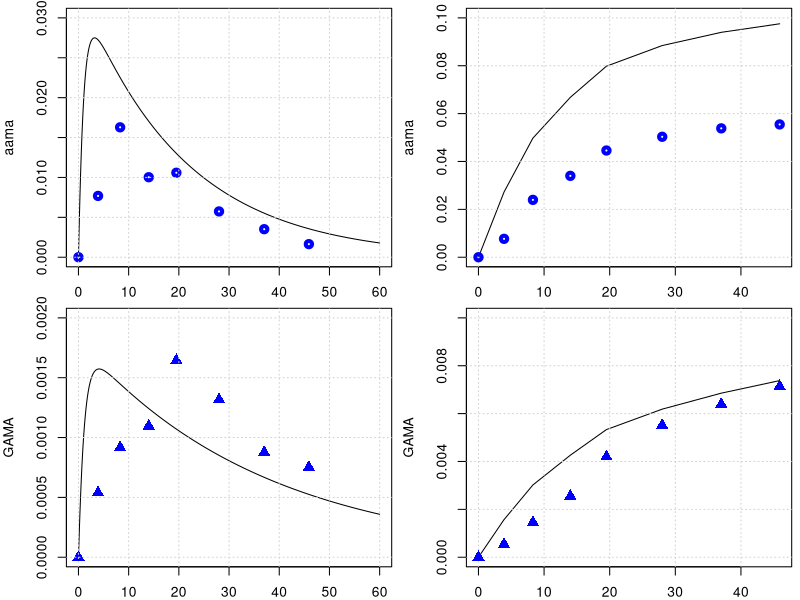

This figure's R source:
library(deSolve)
library(minpack.lm)

graphics.off()

#body weight in kg
BW = 70 
# fractions of BW
##https://journals.sagepub.com/doi/pdf/10.1177/ANIB_32_3-4
F_B = 0.079 
F_B_AB = 0.35 #fraction: arterial blood of blood volume
F_B_VB = 0.65 #fraction: venous blood of blood volume
F_Li = 0.026
F_Ki = 0.0044
F_T = 1-(F_B+F_Li+F_Ki)
#organ volumes in L
V_AB <- BW*F_B*F_B_AB 
V_VB <- BW*F_B*F_B_VB 
V_T <- BW*F_T
V_Ki <- BW*F_Ki
V_Li <- BW*F_Li
#cardiac output in L/(kg*h)
##https://journals.sagepub.com/doi/pdf/10.1177/ANIB_32_3-4
QCC = 16        #12.5 # maybe 14 or 6.5 check?
Q_C = QCC*BW^0.75
FQ_P = 2.5/100 
FQ_Li = 0.19
FQ_Ki = 0.255 #total - there is also an aterial flow rate 
FQ_T = 1 -( FQ_Li + FQ_Ki +FQ_P)
Q_Li <- Q_C*FQ_Li
Q_Ki <- Q_C*FQ_Ki
Q_T <- Q_C*FQ_T

# partition coefficient
pAA_TB = 0.2
pAA_KiB = 0.2
pAA_LiB = 1.5

pGA_TB = 0.97
pGA_LiB = 0.9
pGA_KiB = .3

#reaction rate constants 
k_AAuptake = 1 #1/h

k_onAA_T = 0.28 #1/h
k_onAA_B = 0.36 #1/h
k_onAA_Li = 0.71 #1/h
k_onAA_Ki = 0.83 #1/h

k_syn_GSH = 0.25 #mmol/h 
k_cl_GSH = 0.35 #1/h
k_onAA_GSH = 0.55 #L/(mmol h)
k_onGA_GSH = 0.8 #L/(mmol h)

k_onGA_T = 0.089 #1/h
k_onGA_B = 0.108 #1/h
k_onGA_Ki = k_onAA_T/2 #1/h
k_onGA_Li = 0.215 #1/h

k_exc_AAMA = 0.049      # 0.049 #1/h or 0.13 # this will change the shape
k_exc_GAMA = 0.027     # 0.077 #1/h  # or 0.027
k_exc_GAOH = 0.077     # 1/h
k_exc_GA <- 1.48       # 1/h Q_Ki*0.025
k_exc_AA <- 2

PL1 = 1.7     # !$'liver/blood partition AA'
PL2 = 0.9    # !$'liver/blood partition GA'

MW_aa = 71   # mg/mmol
MW_ga = 87   # mg/mmol

MW_GSH = 307.32 # mg/mmol

VMAXGC1 = 1   #!Vmax for GSH-AA conjugation mg/hr-kg^0.7
VMAXG1 = VMAXGC1/MW_aa*BW**0.7    # !$'Liver AA-GSH rate'

# Maximum velocity for enzymatic reaction 
V_max_p450 = 9 /MW_aa*BW^0.7  # 0.235 mg/h (Tien: AA to GA mmol/hr)
V_max_EH = 20 /MW_ga*BW^0.7  
KM_p450 = 10.0
KM_EH = 100.0

k_0_GSH = 7

AGSH0 = k_0_GSH * V_Li * MW_GSH

KMG1 = 100/MW_aa  #!Km with respect to AA for GSH conjugation mM
KMGG = 0.1        # !KM with respect to GSH for AA or GA conjugation with GSH mM
KMG2 = 100/MW_ga  #!Km with respect to GA for GSH conjugation mM


KPT_Li = 0.015     # !'protein turnover rate in liver'
KPT_Ki = 0.013     #  !'protein turnover rate in kidney'
KPTR = 0.013     # !'protein turnover rate in rpt'
KPTS = 0.0039    # !'protein turnover rate in spt'
KPTRB = 0.0039   # !'protein turnover rate in rbc'
KPTPL = 0.0039   # !'protein turnover rate in plasma'
# +++++++++++++++++++++++++++++++++++++++++++++++++++++++++++++++++
# create list of parameter
# +++++++++++++++++++++++++++++++++++++++++++++++++++++++++++++++++
params <- unlist(c(data.frame(pAA_TB, pAA_LiB, pAA_KiB,
                              pGA_TB, pGA_LiB, pGA_KiB,
                              k_onAA_T, k_onAA_B, k_onAA_Li, k_onAA_GSH, k_onAA_Ki,
                              k_onGA_T, k_onGA_B, k_onGA_Li, k_onGA_Ki, k_exc_GA,
                              k_onGA_GSH, k_exc_AAMA, k_exc_GAMA, k_exc_GAOH,
                              k_cl_GSH, V_max_p450, KM_p450, V_max_EH, KM_EH,
                              k_AAuptake)
))
yini <- c(m_AA_AB = 0.0, m_GA_AB = 0.0, 
          a_pb_AA_B = 0 ,
          m_AA_VB = 0.0, m_GA_VB = 0.0,
          m_AA_Ki = 0.0, m_GA_Ki = 0.0, m_AA_dose = 0 ,
          m_AA_Li = 0.0, m_AAMA = 0.0,  #m_AAMA_urinary = 0.0,
          m_GA_Li = 0.0,
          a_pb_GA_Li   = 0.0,
          m_GAMA  = 0.0,
          #m_GAMA_urinary = 0.0, 
          m_GSH_Li = k_0_GSH * V_Li * MW_GSH, 
          m_AA_T = 0.0, m_GA_T = 0.0,
          m_GAOH = 0.0, 
          m_AA_out = 0.0,
          m_AA_accum = 0.0,
          m_AA_free = 0.0,
          m_AA_in = 0.0,
          m_GA_out = 0.0,
          m_GA_accum = 0.0,
          m_GA_free = 0.0,
          m_GA_in = 0.0,
          a_pb_AA_Ki = 0,
          a_pb_AA_Li = 0,
          a_pb_GA_Ki = 0
)
# ++++++++++++++++++++++++++++++++++++++++++++++++++++++++++++++++++
# PBPK model for Acrylamide 
# ++++++++++++++++++++++++++++++++++++++++++++++++++++++++++++++++++
PBPKmodelAA <- function(t,state,parameter){
  with(as.list(c(t,state,parameter)), {
    ########################################################################################  
    #----#---#  Model for aa  #---#---#
    # concentrations blood in the organs in mg/L
    c_AA_AB <- m_AA_AB/V_AB   
    c_AA_VB <- m_AA_VB/V_VB
    c_AA_T <- m_AA_T/V_T
    c_AA_Li <- m_AA_Li/V_Li
    c_AA_Ki <- m_AA_Ki/V_Ki
    
    c_GSH_Li <- m_GSH_Li/V_Li
    
    # Blood
    #-----------------------------
    # units checked -> mg/h   
    dm_AA_AB <- Q_C*(c_AA_VB - c_AA_AB) -k_onAA_B*m_AA_AB
    # units checked -> mg/h   
    dm_AA_VB <- Q_T*(c_AA_T/pAA_TB) +Q_Li*(c_AA_Li/pAA_LiB) +Q_Ki*(c_AA_Ki/pAA_KiB) - Q_C*c_AA_VB -k_onAA_B*m_AA_VB
    
    # Trine: I added this. Can we make an overall turnover rate in blood? Is this correct? 
    da_pb_AA_B <- k_onAA_B*m_AA_AB + k_onAA_B*m_AA_VB - a_pb_AA_B*KPTRB
    
    # Kidney
    #---------------------------------
    # units checked -> mg/h   
    dm_AA_Ki <- Q_Ki*c_AA_AB -Q_Ki*(c_AA_Ki/pAA_KiB) -k_onAA_Ki*m_AA_Ki 
    
    # protein tunr over AA in Kidney
    da_pb_AA_Ki <- k_onAA_Ki*m_AA_Ki - a_pb_AA_Ki*KPT_Ki
    
    
    # units checked -> mg/h   
    dm_AA_dose <- -k_AAuptake*m_AA_dose
    
    # Liver
    #--------------------------------
    # units checked -> mg/h
    dm_GSH_Li <- k_0_GSH * V_Li * MW_GSH - k_cl_GSH*m_GSH_Li 
    
    # unit chekced mg/h 
    Vmax_AA_GSH <- 22*BW^0.7 # from the Sweeny  fitted 
    metAA_GSH <- Vmax_AA_GSH * c_AA_Li * c_GSH_Li / ((KMG1 + c_AA_Li) * (KMGG + c_GSH_Li))
    
    
    metAA_P450 <- V_max_p450 * MW_aa*c_AA_Li/ (KM_p450+c_AA_Li)
    
    
    # units checked -> mg/h  
    dm_AA_Li <- Q_Li*(c_AA_AB - c_AA_Li/pAA_LiB) + k_AAuptake*m_AA_dose - k_onAA_Li*m_AA_Li  - metAA_P450 - metAA_GSH 
    
    # protein tunr over AA in Liver
    da_pb_AA_Li <- k_onAA_Li*m_AA_Li - a_pb_AA_Li * KPT_Li
    
    # Tissue
    #--------------------------------------------------------------
    # units checked -> mg/h   
    dm_AA_T <- Q_T*(c_AA_AB - c_AA_T/pAA_TB) -k_onAA_T*m_AA_T
    
    # Urine
    #-------------------------------------------------------------
    # units checked -> mg/h   
    dm_AAMA <- metAA_GSH  - m_AAMA*k_exc_AAMA # Maria: The first term should be deleted
    
    dm_AA_out <- metAA_P450 + metAA_GSH
    dm_AA_in <- k_AAuptake*m_AA_dose
    dm_AA_accum <- k_onAA_B*m_AA_AB +k_onAA_B*m_AA_VB +k_onAA_T*m_AA_T +k_onAA_Li*m_AA_Li +k_onAA_Ki*m_AA_Ki
    dm_AA_free <- dm_AA_AB + dm_AA_VB +dm_AA_T +dm_AA_Li +dm_AA_Ki
    ########################################################################################  
    ########################################################################################    
    #----#---#  Model for Ga  #---#---#    
    #concentrations blood in the organs in mg/L
    c_GA_AB <- m_GA_AB/V_AB ;   c_GA_VB <- m_GA_VB/V_VB
    c_GA_T <- m_GA_T/V_T
    c_GA_Li <- m_GA_Li/(V_Li*PL2)
    c_GA_Ki <- m_GA_Ki/V_Ki
    # units checked -> mg/h   
    dm_GA_AB <- Q_C*(c_GA_VB - c_GA_AB) -k_onGA_B*m_GA_AB
    # units checked -> mg/h   
    dm_GA_VB <- Q_T*(c_GA_T/pGA_TB) +Q_Li*(c_GA_Li/pGA_LiB) +Q_Ki*(c_GA_Ki/pGA_KiB) - Q_C*c_GA_VB -k_onGA_B*m_GA_VB
    # units checked -> mg/h   
    dm_GA_Ki <- Q_Ki*c_GA_AB -Q_Ki*(c_GA_Ki/pGA_KiB) -k_onGA_Ki*m_GA_Ki 
    
    
    # protein tunr over AA in Kidney
    da_pb_GA_Ki <- k_onGA_Ki*m_GA_Ki - a_pb_GA_Ki*KPT_Ki
    
    
    # units checked -> mg/h
    Vmax_GA_GSH <- 20*BW^0.7 # from the Sweeny  fitted 
    metGA_GSH <- Vmax_GA_GSH * c_GSH_Li *c_GA_Li / (c_GA_Li + KMG2)/(c_GSH_Li + KMGG)
    
    metGA_EH <- V_max_EH *MW_ga *c_GA_Li / (KM_EH + c_GA_Li)
    # units checked -> mg/h 
    dm_GA_Li <- Q_Li*(c_GA_AB - c_GA_Li/pGA_LiB) - k_onGA_Li*m_GA_Li + metAA_P450 - metGA_GSH -metGA_EH 
    
    
    # protein tunr over GA in Liver
    da_pb_GA_Li = k_onGA_Li*m_GA_Li - a_pb_GA_Li*KPT_Li 
    
    
    # units checked -> mg/h, 
    dm_GAMA <-  metGA_GSH  -m_GAMA*k_exc_GAMA
    
    dm_GA_T <- Q_T*(c_GA_AB - c_GA_T/pGA_TB) -k_onGA_T*m_GA_T
    
    dm_GAOH <- metGA_EH -m_GAOH*k_exc_GAMA
    
    dm_GA_out <- metGA_GSH + metGA_EH 
    dm_GA_in <- metAA_P450
    dm_GA_accum <- k_onGA_B*m_GA_AB +k_onGA_B*m_GA_VB +k_onGA_T*m_GA_T +k_onGA_Li*m_GA_Li +k_onGA_Ki*m_GA_Ki
    dm_GA_free <- dm_GA_AB + dm_GA_VB +dm_GA_T +dm_GA_Li +dm_GA_Ki 
    
    
    return(list(c(dm_AA_AB,  dm_GA_AB,
                  da_pb_AA_B,
                  dm_AA_VB,    dm_GA_VB,
                  dm_AA_Ki,  dm_GA_Ki,  dm_AA_dose,
                  dm_AA_Li,
                  dm_AAMA,   
                  dm_GA_Li, da_pb_GA_Li, dm_GAMA,
                  dm_GSH_Li, dm_AA_T,   dm_GA_T,
                  dm_GAOH,
                  dm_AA_in,
                  dm_AA_out,
                  dm_AA_accum,
                  dm_AA_free,
                  dm_GA_out,
                  dm_GA_accum,
                  dm_GA_free,
                  dm_GA_in,
                  da_pb_AA_Ki,
                  da_pb_AA_Li,
                  da_pb_GA_Ki
    )))
  })
}
PBPKmodelAA <- compiler::cmpfun(PBPKmodelAA)



################################################################
# manual readout from Kopp and Dekant 2009
################################################################
times <- seq(from = 0, to = 60, by = 0.1)
diet <- data.frame(var = "m_AA_dose", method = "add",
                   time = c(0.0),  value = 0.5 *BW /1000 )  # dose of 0.05 microg/kg bw
out <- ode(y = yini, times = times, func = PBPKmodelAA, parms = params, events = list(data = diet))
yobs_urine <- data.frame(
  time = c(0.0, 3.9, 8.3, 14, 19.5, 28, 37, 45.9),
  AAMA = c(0.0/1000000, 32.8/1000000, 69.5/1000000, 42.8/1000000, 45.2/1000000, 24.5/1000000, 15/1000000, 7/1000000)*234.28, #https://pubchem.ncbi.nlm.nih.gov/compound/N-Acetyl-S-_2-carbamoylethyl_-L-cysteine
  GAMA = c(0.0, 2.15*1e-6, 3.66*1e-6, 4.38*1e-6, 6.57*1e-6, 5.26*1e-6, 3.50*1e-6, 3.0*1e-6)*250.27
)
# plot for AAMA in urinary
par(mfrow=c(2,2),mar=c(2,4,.5,.5))
plot(out[,'time'], out[,'m_AAMA']   ,type = 'l',xlab = 'time', ylab = 'aama', ylim = c(0,.03) )
points(yobs_urine$time, yobs_urine$AAMA , col="blue", lwd = 4) ; grid()
time_points_measure_unrine = c(1, 40, 84, 141, 196, 280 , 371, 460)
tamtam = out[,'m_AAMA'][time_points_measure_unrine ]
plot(yobs_urine$time, cumsum( tamtam ),type = 'l', ylab = 'aama', ylim = c(0,.1), xlab = 'time' ); grid()
points(yobs_urine$time, cumsum(yobs_urine$AAMA) , col="blue", lwd = 4)

# plot for GAMA 
plot(out[,'time'], out[,'m_GAMA']  ,type = 'l',xlab = '', ylab = 'GAMA', ylim = c(0,.002) )
points(yobs_urine$time, yobs_urine$GAMA , col="blue", cex = 1.5, pch = 17); grid()
time_points_measure_unrine = c(1, 40, 84, 141, 196, 280 , 371, 460)
tamtam = out[,'m_GAMA'][time_points_measure_unrine ]
plot(yobs_urine$time, cumsum( tamtam ),type = 'l',xlab = '', ylab = 'GAMA', ylim = c(0,.01) ); grid()
points(yobs_urine$time, cumsum(yobs_urine$GAMA) , col="blue",cex = 1.5, pch = 17)
